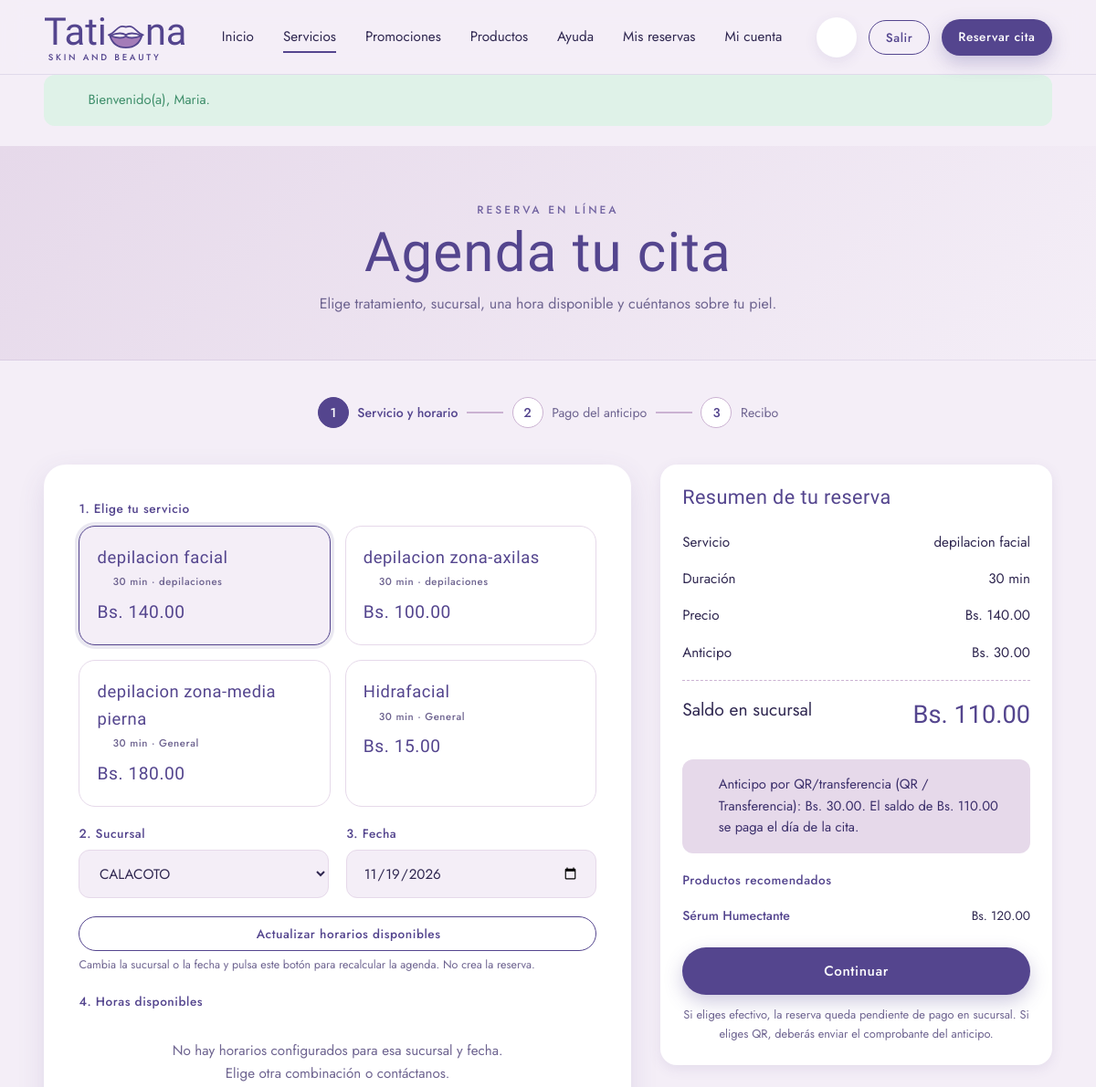
Before: /index.php?v=reserva_nueva&sucursal=SUC02 (signed in, upper part) with the older database file.
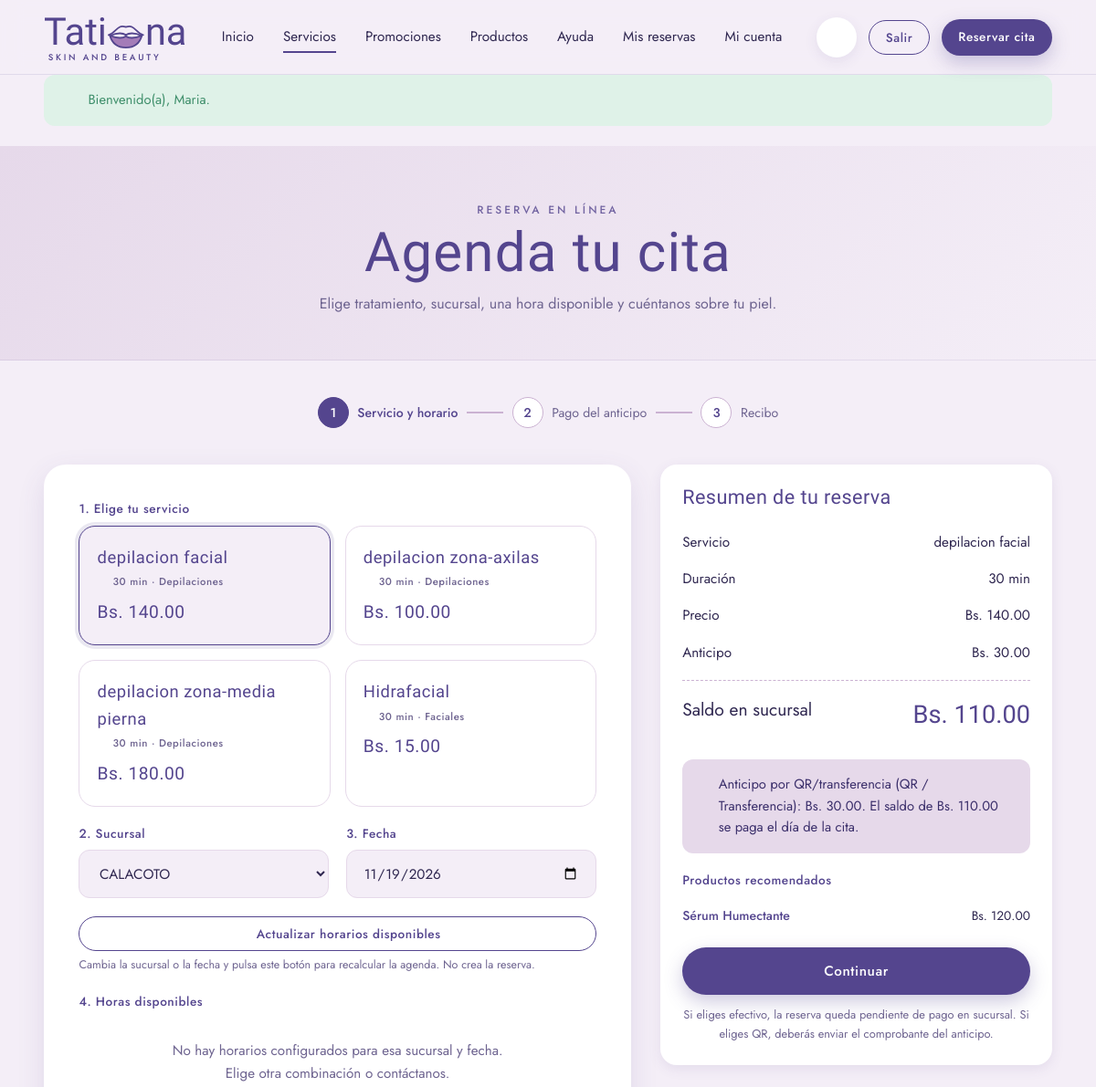
After: the same page with the newer database file.
### tables this page shows
CREATE TABLE `servicio` (
  `id_servicio` varchar(10) NOT NULL,
  `nombre` varchar(80) DEFAULT NULL,
  `descripcion` varchar(200) DEFAULT NULL,
  `precio` decimal(10,2) DEFAULT NULL,
  `duracion_minutos` int(11) DEFAULT NULL,
  `id_categoriaS` varchar(10) DEFAULT NULL
);

CREATE TABLE `categoria_servicio` (
  `id_categoriaS` varchar(10) NOT NULL,
  `nombre_cservicio` varchar(100) DEFAULT NULL
);

### app/controllers/Controller.php (called while the page is built, shortened)
<?php
abstract class Controller
{
    protected function vista(string $archivo, array $datos = []): void
    {
        $datos += $this->avisos();
        extract($datos, EXTR_SKIP);
        require BASE_PATH . '/app/views/' . $archivo;
    }
    private function avisos(): array
    {
        $avisos = ['avisos_cliente' => 0, 'avisos_admin' => 0, 'avisos_pagos' => 0];
        $u = Auth::usuario();
        try {
            $avisos['avisos_cliente'] = Reserva::contarPendientesDeUsuario((string)$u['id']);
        } catch (\Throwable $e) {
        }
        return $avisos;
    }
}

### app/controllers/ReservaController.php (called while the page is built, shortened)
<?php
final class ReservaController extends Controller
{
    public function nueva(): void
    {
        $errores = [];
        $servicios = Servicio::todos();
        $sucursales = Sucursal::todas();
        $metodos = MetodoPago::activos();
        $idServicio = $this->texto('servicio');
        if ($idServicio === '' && $servicios !== []) {
            $idServicio = (string)$servicios[0]['id_servicio'];
        }
        $servicio = $idServicio !== '' ? Servicio::porId($idServicio) : null;
        $idSucursal = $this->texto('sucursal');
        $fecha = $this->texto('fecha');
        if ($fecha === '' || !preg_match('/^\d{4}-\d{2}-\d{2}$/', $fecha)) {
            $fecha = $this->fechaPorDefecto($idSucursal);
        }
        $hora = $this->texto('hora');
        $notas = $this->texto('notas');
        $respuestas = [];
        $horas = $this->horariosDisponibles($idSucursal, $fecha);
        $servicioSel = $servicio ?? ($servicios[0] ?? null);
        $tipoSeleccionado = $servicioSel !== null ? Servicio::tipoTratamiento($servicioSel) : 'facial';
        $zonaSeleccionada = strtolower((string)($_POST['zona'] ?? ''));
        $metodoSeleccionado = $this->texto('id_metodoPago');
        if ($metodoSeleccionado === '') {
            foreach ($metodos as $m) {
                if ($m['id_metodoPago'] === 'MP02') {
                    $metodoSeleccionado = 'MP02';
                    break;
                }
            }
        }
        $productosPorServicio = [];
        foreach ($servicios as $s) {
            $productosPorServicio[(string)$s['id_servicio']] = array_map(
                static fn (array $p): array => [
                    'id'     => (string)$p['id_producto'],
                    'nombre' => (string)$p['nombre_producto'],
                    'precio' => (float)$p['precio'],
                ],
                Servicio::productosRelacionados((string)$s['id_servicio'], 3)
            );
        }
        $this->vista('reserva/nueva.php', [
            'servicios'             => $servicios,
            'sucursales'            => $sucursales,
            'metodos'               => $metodos,
            'errores'               => $errores,
            'horas'                 => $horas,
            'idServicio'            => $idServicio,
            'idSucursal'            => $idSucursal,
            'fecha'                 => $fecha,
            'hora'                  => $hora,
            'notas'                 => $notas,
            'respuestas'            => $respuestas,
            'tipoSeleccionado'      => $tipoSeleccionado,
            'zonaSeleccionada'      => $zonaSeleccionada,
            'metodoSeleccionado'    => $metodoSeleccionado,
            'productosPorServicio'  => $productosPorServicio,
            'anticipoMonto'         => (float)ANTICIPO_MONTO,
        ]);
    }
    private function horariosDisponibles(string $idSucursal, string $fecha): array
    {
        $diaIngles = ['Sunday' => 'Domingo', 'Monday' => 'Lunes', 'Tuesday' => 'Martes', 'Wednesday' => 'Miercoles', 'Thursday' => 'Jueves', 'Friday' => 'Viernes', 'Saturday' => 'Sabado'];
        $dia = $diaIngles[date('l', strtotime($fecha))] ?? '';
        $horario = Sucursal::horarioDelDia($idSucursal, $dia);
        $horas = [];
        if ($horario === null) {
            return $horas;
        }
        return $horas;
    }
    private function fechaPorDefecto(string $idSucursal): string
    {
        return date('Y-m-d', strtotime('+1 day'));
    }
}

### app/core/Router.php (called while the page is built, shortened)
<?php
final class Router
{
    public function despachar(): void
    {
        $vista = (string)($_GET['v'] ?? 'home');
        [$clase, $metodo, $nivel] = $this->rutas[$vista];
        try {
            (new $clase())->$metodo();
        } catch (\Throwable $e) {
            error_log('[APP] ' . $e->getMessage() . ' @ ' . $e->getFile() . ':' . $e->getLine());
            (new ErroresController())->error($e);
        }
    }
}

### public/index.php (called while the page is built, shortened)
<?php
require dirname(__DIR__) . '/app/bootstrap.php';
$rutas = require BASE_PATH . '/config/routes.php';
(new App\Core\Router($rutas))->despachar();

### app/bootstrap.php (called while the page is built, shortened)
<?php
spl_autoload_register(function (string $clase): void {
    $mapa = [
        'App\\Core\\'        => '/app/core/',
        'App\\Models\\'      => '/app/models/',
        'App\\Controllers\\' => '/app/controllers/',
    ];
    foreach ($mapa as $prefijo => $carpeta) {
        if (strncmp($clase, $prefijo, strlen($prefijo)) === 0) {
            $ruta = BASE_PATH . $carpeta . str_replace('\\', '/', substr($clase, strlen($prefijo))) . '.php';
            return;
        }
    }
});
require_once BASE_PATH . '/app/views/layout/helpers.php';

### app/core/Database.php (called while the page is built, shortened)
<?php
final class Database
{
    private static ?PDO $pdo = null;
    public static function pdo(): PDO
    {
        if (self::$pdo instanceof PDO) {
            return self::$pdo;
        }
        $dsn = sprintf('mysql:host=%s;port=%s;dbname=%s;charset=utf8mb4', DB_HOST, DB_PORT, DB_NAME);
        try {
            self::$pdo = new PDO($dsn, DB_USER, DB_PASS, [
                PDO::ATTR_ERRMODE            => PDO::ERRMODE_EXCEPTION,
                PDO::ATTR_DEFAULT_FETCH_MODE => PDO::FETCH_ASSOC,
                PDO::ATTR_EMULATE_PREPARES   => false,
            ]);
        } catch (PDOException $e) {
            error_log('[BD] ' . $e->getMessage());
            throw new \RuntimeException('No fue posible conectar con la base de datos.', 0, $e);
        }
        return self::$pdo;
    }
}

### app/models/Model.php (called while the page is built, shortened)
<?php
abstract class Model
{
    private static function ejecutar(string $sql, array $params): PDOStatement
    {
        $st = Database::pdo()->prepare($sql);
        $st->execute($params);
        return $st;
    }
    protected static function all(string $sql, array $params = []): array
    {
        return self::ejecutar($sql, $params)->fetchAll();
    }
}

### app/models/Servicio.php (called while the page is built, shortened)
<?php
final class Servicio extends Model
{
    public static function todos(): array
    {
        return self::all(self::SELECT . ' ORDER BY s.nombre');
    }
}

### app/views/reserva/nueva.php (the view, shortened to what the changed rows need)
<?php
require __DIR__ . '/../layout/header.php';
?>
<div class="page-head">
    <div class="container">
        <h1>Agenda tu cita</h1>
    </div>
</div>
<section class="section" style="padding-top:2.5rem">
    <div class="container">
        <?php if (!$servicios): ?>
            <div class="empty">
                <?= icon('leaf', 40) ?>
                <p>Aún no hay servicios publicados. Vuelve pronto o contáctanos para agendar manualmente.</p>
                <a class="btn btn-outline" href="<?= ruta('home') ?>">Volver al inicio</a>
            </div>
        <?php else: ?>
        <form method="post" action="<?= ruta('reserva_nueva') ?>" class="book-layout" id="form-reserva">
            <div class="form-card">
                <div class="field">
                    <div class="option-cards">
                        <?php foreach ($servicios as $s): ?>
                        <label class="opt">
                            <div class="box">
                                <h4><?= e($s['nombre']) ?></h4>
                                <small><?= icon('clock', 13) ?> <?= (int)$s['duracion_minutos'] ?> min · <?= e($s['categoria'] ?? 'General') ?></small>
                                <div class="p"><?= bs($s['precio']) ?></div>
                            </div>
                        </label>
                        <?php endforeach; ?>
                    </div>
                </div>
            </div>
        </form>
        <?php endif; ?>
    </div>
</section>
<?php require __DIR__ . '/../layout/footer.php'; ?>

### app/views/layout/helpers.php (shortened to what the changed rows need)
<?php
function e($texto): string
{
    return htmlspecialchars((string)$texto, ENT_QUOTES, 'UTF-8');
}
function ruta(string $vista, array $params = []): string
{
    $url = BASE_URL . '/index.php?v=' . urlencode($vista);
    foreach ($params as $k => $val) {
        $url .= '&' . urlencode((string)$k) . '=' . urlencode((string)$val);
    }
    return $url;
}
function bs($monto): string
{
    return 'Bs. ' . number_format((float)$monto, 2);
}
function icon(string $n, int $s = 22): string
{
    $d = $p[$n] ?? $p['sparkle'];
    return '<svg width="' . $s . '" height="' . $s . '" viewBox="0 0 24 24" fill="none" stroke="currentColor" stroke-width="1.6" stroke-linecap="round" stroke-linejoin="round" aria-hidden="true">' . $d . '</svg>';
}

Changed rows visible on the page:
changed through a linked row, servicio "Bs. 140.00": id_categoriaS.nombre_cservicio "depilaciones" → "Depilaciones"
changed through a linked row, servicio "Bs. 100.00": id_categoriaS.nombre_cservicio "depilaciones" → "Depilaciones"
changed servicio "Bs. 180.00": id_categoriaS.nombre_cservicio "General" → "Depilaciones"
changed servicio "Bs. 15.00": id_categoriaS.nombre_cservicio "General" → "Faciales"
